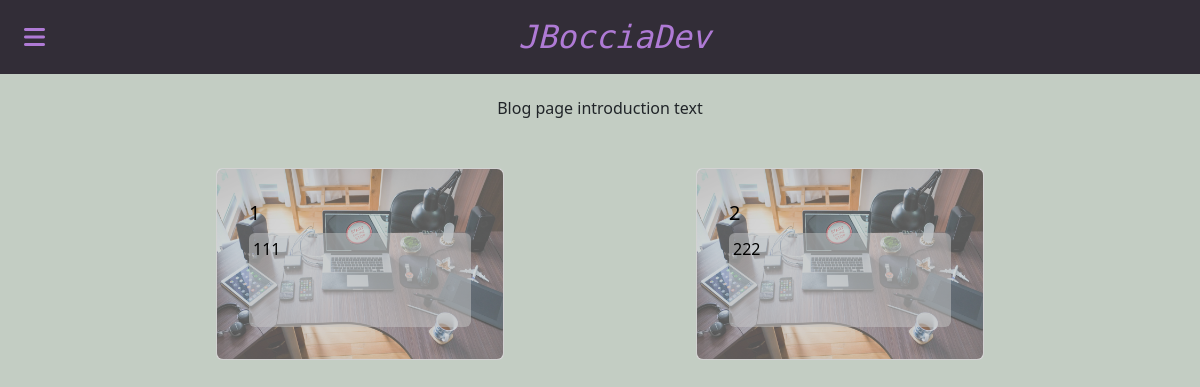
Page /blog/ on the earlier database version.
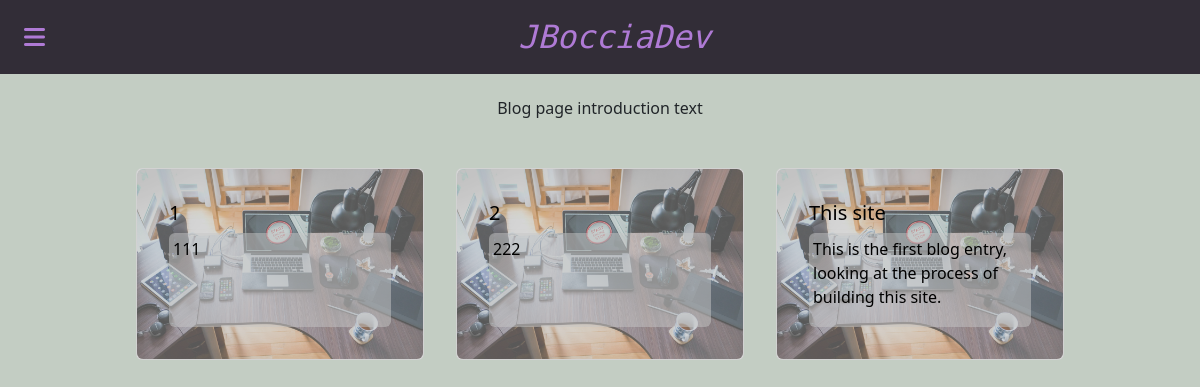
Same page on the later database version.
### blog/models.py (models this page shows)
class Article(models.Model):
    title = models.CharField(max_length=100)
    excerpt = models.CharField(max_length=300)
    content = CKEditor5Field('Content', config_name='extends')

### blog/views.py (the view)
# urls.py: path('', views.blog, name="blog"),
def blog(request):
    articles = Article.objects.all()
    context = {
        "articles": articles
    }
    return render(request, 'blog/index.html', context)

### blog/templates/blog/index.html (shortened to what this page needs)
{% extends 'base.html' %}
{% load static %}
{% block content %}
  <div class="container-fluid mt-5 ">
    <div class="row">
      <div class="col-8 offset-2 text-center">Blog page introduction text</div>
    </div>
    <div
      class="col-10 offset-1 mt-5 d-flex flex-wrap justify-content-around space-around"
    >
      {% for article in articles %}
        <div class="card rounded" style="width: 18rem;">
          <a href="{% url 'blog' %}{{ article.id }}">
            <img
              src="{% static 'images/pexels-pixabay-356056.jpg' %}"
              class="card-img-top rounded"
              alt="..."
            />
            <div class="card-img-overlay">
              <div class="card-body h-100">
                <h5 class="card-title">{{ article.title }}</h5>
                <p class="card-text rounded p-1 h-75">{{ article.excerpt }}</p>
              </div>
            </div>
          </a>
        </div>
        {% empty %} No articles found
      {% endfor %}
    </div>
  </div>
{% endblock %}

Differences in the rows shown:
added Article: title "This site", excerpt "This is the first blog entry, looking at the process of building this site."
